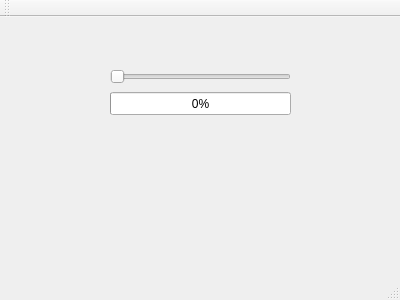
<?xml version="1.0" encoding="UTF-8"?>
<ui version="4.0">
 <class>MainWindow</class>
 <widget class="QMainWindow" name="MainWindow">
  <property name="geometry">
   <rect>
    <x>0</x>
    <y>0</y>
    <width>400</width>
    <height>300</height>
   </rect>
  </property>
  <property name="windowTitle">
   <string>MainWindow</string>
  </property>
  <property name="tabShape">
   <enum>QTabWidget::Triangular</enum>
  </property>
  <widget class="QWidget" name="centralWidget">
   <widget class="QProgressBar" name="progressBar">
    <property name="geometry">
     <rect>
      <x>110</x>
      <y>75</y>
      <width>181</width>
      <height>23</height>
     </rect>
    </property>
    <property name="maximum">
     <number>99</number>
    </property>
    <property name="value">
     <number>0</number>
    </property>
   </widget>
   <widget class="QSlider" name="horizontalSlider">
    <property name="geometry">
     <rect>
      <x>110</x>
      <y>51</y>
      <width>181</width>
      <height>18</height>
     </rect>
    </property>
    <property name="orientation">
     <enum>Qt::Horizontal</enum>
    </property>
   </widget>
  </widget>
  <widget class="QMenuBar" name="menuBar">
   <property name="geometry">
    <rect>
     <x>0</x>
     <y>0</y>
     <width>400</width>
     <height>27</height>
    </rect>
   </property>
  </widget>
  <widget class="QToolBar" name="mainToolBar">
   <attribute name="toolBarArea">
    <enum>TopToolBarArea</enum>
   </attribute>
   <attribute name="toolBarBreak">
    <bool>false</bool>
   </attribute>
  </widget>
  <widget class="QStatusBar" name="statusBar"/>
 </widget>
 <layoutdefault spacing="6" margin="11"/>
 <resources/>
 <connections/>
</ui>
